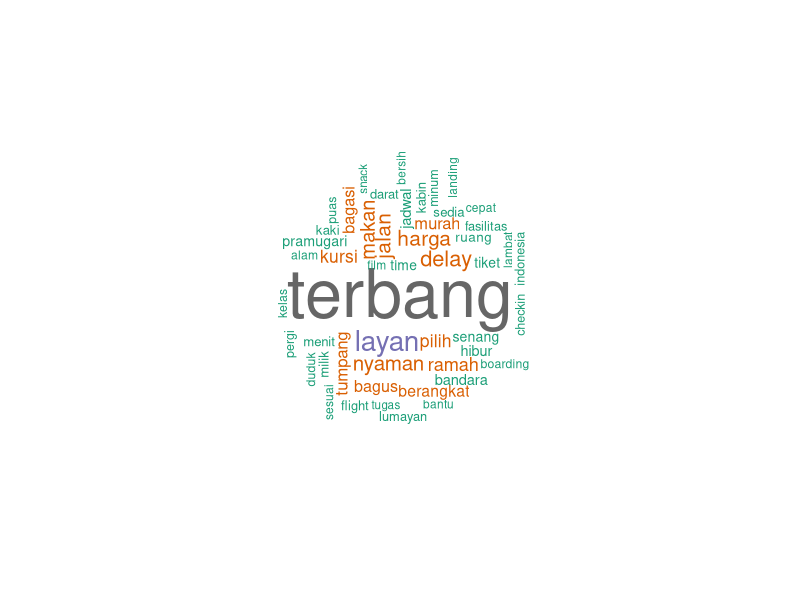
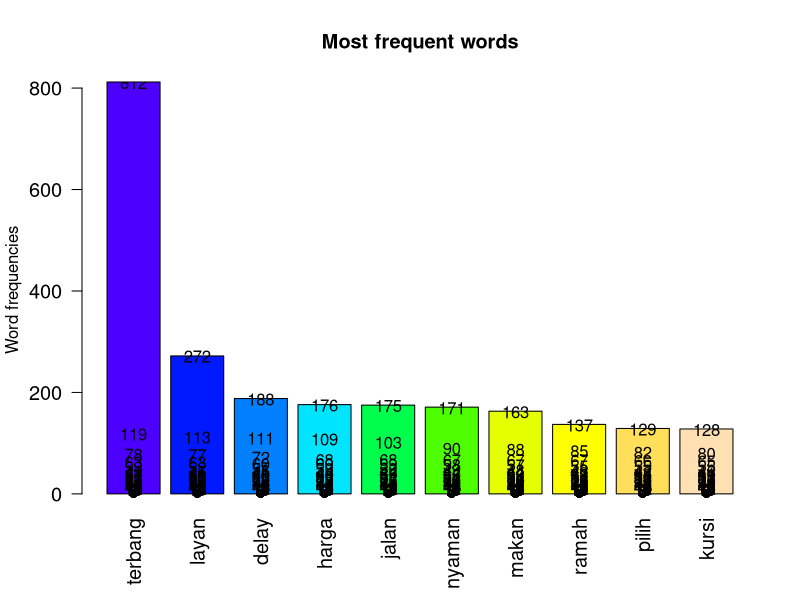

Write R code to recreate these figures, in order.
#Load
library("tm")
library("SnowballC")
library("wordcloud")
library("RColorBrewer")
library(stringr)

docs<-readLines("positif.csv")
#Load the data as a corpus
docs <- Corpus(VectorSource(docs))
#Remove your own stop word
#specify your stopwords as a character vector
docs <- tm_map(docs, removeWords,
               c("jkt","yogyakarta","jogja","yogya","bali","jakarta","medan","group","boeing","sdh","balikpapan","bandung","makassar","tdk","denpasar","lombok","lbh","lampung","dll","wib","mas","adik","ambon","dumai","yah","thai","sih","moga","hal","kupang","hehehe"))
#Eliminate extra white spaces
docs <- tm_map(docs, stripWhitespace)

#Build a term-document matrix
dtm <- TermDocumentMatrix(docs)
m <- as.matrix(dtm)
v <- sort(rowSums(m),decreasing=TRUE)
d <- data.frame(word = names(v),freq=v)
head(d, 25)
#Generate the Word cloud
set.seed(1234)
wordcloud(words = d$word, freq = d$freq, min.freq = 1,
          max.words=50, random.order=FALSE, rot.per=0.35,
          colors=brewer.pal(8, "Dark2"))
#Explore frequent terms and their associations
findFreqTerms(dtm, lowfreq = 4)
#Asosiasi kata
v<-as.list(findAssocs(dtm, terms =c("terbang","layan","delay","harga",
                                    "jalan","nyaman","makan","ramah","pilih","kursi","tumpang","murah"),
                      corlimit =
                        c(0.1,0.1,0.1,0.1,0.1,0.1,0.1,0.1,0.1,0.1,0.1,0.1)))
v
#Barplot
k<-barplot(d[1:10,]$freq, las = 2, names.arg =
             d[1:10,]$word,cex.axis=1.2,cex.names=1.2,
           main ="Most frequent words",
           ylab = "Word frequencies",col =topo.colors(10))
termFrequency <- rowSums(as.matrix(dtm))
termFrequency <- subset(termFrequency, termFrequency>=5)
text(k,sort(termFrequency, decreasing = T)-
       1,labels=sort(termFrequency, decreasing = T),pch = 6, cex = 1)
